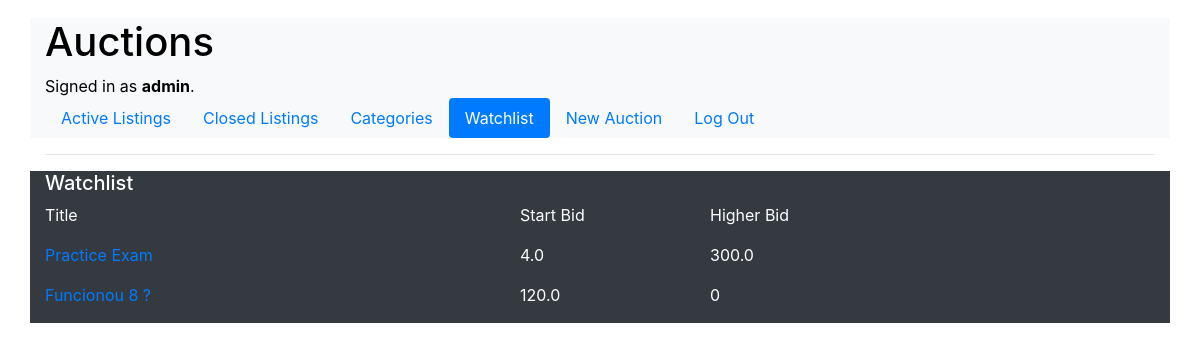
Page /watchlist (signed in) on the earlier database version.
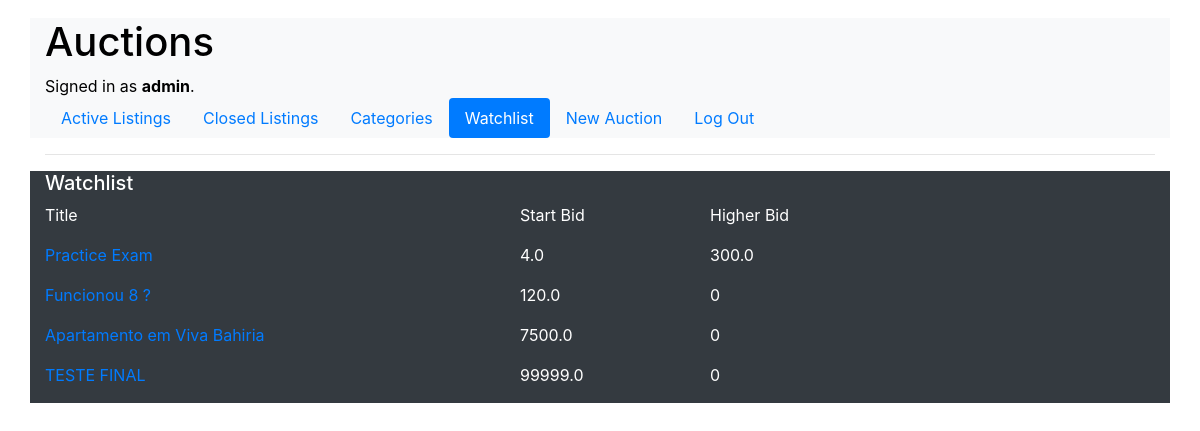
Same page on the later database version.
### auctions/models.py (models this page shows, shortened)
class Auctions(models.Model):
    id_auction = models.AutoField(primary_key=True)
    id_category = models.ForeignKey(
        Category, to_field='id_category', on_delete=models.PROTECT, db_column='id_category')
    id_user = models.ForeignKey(
        settings.AUTH_USER_MODEL,
        to_field='id',
        on_delete=models.CASCADE,
        null=True,
        db_column='id_user'
    )
    title = models.CharField("Title", max_length=100)
    description = models.TextField("Description")
    start_bid = models.FloatField("Start Bid", null=False)
    image_url = models.CharField("Image URL", max_length=255, null=True)
    date_creation = models.DateTimeField(auto_now=True)
    active = models.BooleanField("Active", default="True")

### auctions/views.py (the view)
# urls.py: path("watchlist", views.watchlist, name="watchlist"),
def watchlist(request):
    class Watch:
        id_auction = 0
        title = ""
        start_bid = 0
        higher_bid = 0
        def __init__(self, id_auction, title, start, higher):
            self.id_auction = id_auction
            self.title = title
            self.start_bid = start
            self.higher = higher
    auctions = Auctions.objects.filter(active=True)
    id_user = request.user.id                       # get the user logged in.
    watch = []                                      # Initiate the list
    for auction in auctions:
        if IsWatchlist(auction.id_auction, id_user):
            maxbid = maxBid(auction.id_auction)     # Get the higher bid.
            w = Watch(int(auction.id_auction), auction.title,
                      auction.start_bid,
                      maxbid)
            watch.append(w)
    alert_message = ""
    if len(watch) == 0:
        alert_message = "There no items in the watchlist."
    return render(request, "auctions/watchlist.html", {
        "watchlist": watch,
        "alert_message": alert_message,
        "menu": "watch"             # variable to activate the bs nav pills in the rigth menu
    })

### auctions/utils.py (called while the page is built)
def maxBid(id_auction):
    try:
        search_max = Bid.objects.filter(id_auction=id_auction)
        if search_max.exists():
            max_amount = search_max.aggregate(
                Max('amount'))
            return max_amount["amount__max"]
        else:
            return 0
    except:
        return 0

def IsWatchlist(id_auction, id_user):
    try:
        isThere = Watchlist.objects.filter(
            id_auction=id_auction, id_user=id_user).exists()
        return isThere
    except:
        return False

### auctions/templates/auctions/watchlist.html (shortened to what this page needs)
{% extends "auctions/layout.html" %}
{% autoescape on %}
    {% block body %}
        <div class="row">
            <div class="col-12"><h5>Watchlist</h5></div>
        </div>
        <div class="row">
            <div class="col-5"><p>Title</p></div>
            <div class="col-2"><p>Start Bid</p></div>
            <div class="col-2"><p>Higher Bid</p></div>
        </div>
        {% for w in watchlist %}
            <div class="row">
                <div class="col-5"><p><a href="{% url 'auctions_item' w.id_auction %}">{{ w.title }}</a></p></div>
                <div class="col-2"><p>{{ w.start_bid }}</p></div>
                <div class="col-2"><p>{{ w.higher }}</p></div>
            </div>
        {% endfor %}
    {% endblock%}
{% endautoescape %}

Differences in the rows shown:
added Auctions: title "Apartamento em Viva Bahiria", start_bid "7500.0"
added Auctions: title "TESTE FINAL", start_bid "99999.0"
Other differences:
new list line: "0"
